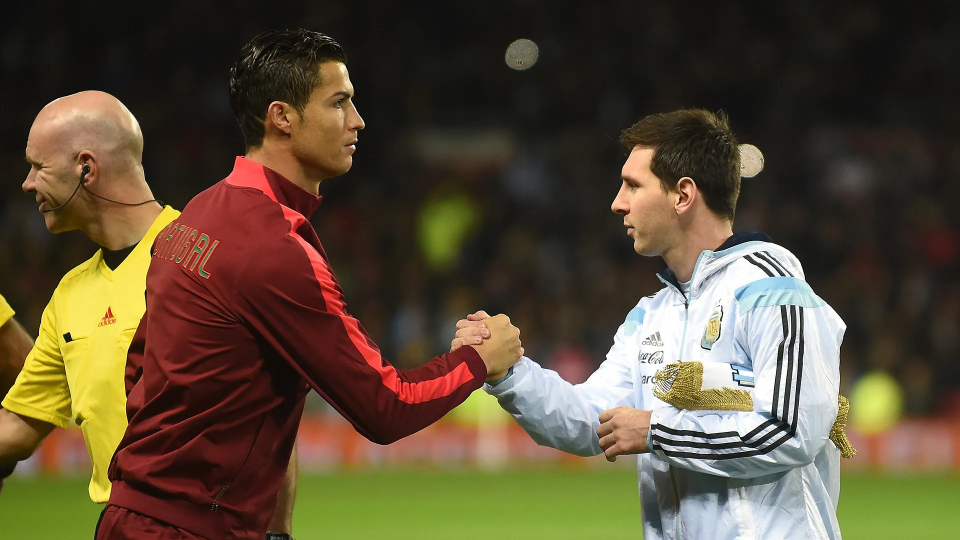
#> input picture 60Days/Project1/Image/RM.webp, 1920 x 1080 px, found by its file name (shown at 1/2 size)
$ python Day27.py
#> lines starting #> are read from the running program, lines starting #| are printed output that depends on the picture
import cv2 as cv
import numpy as np

# Masking
img = cv.imread(r"Project1\Image\RM.webp")
#> img is the input picture: shape (1080, 1920, 3); mean B, G, R 54, 76.3, 89.7

resized_img = cv.resize(img, (900, 1200))
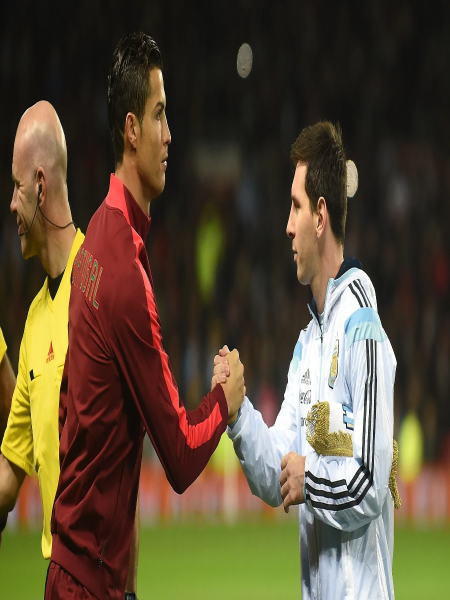
#> resized_img: shape (1200, 900, 3) (shown at 1/2 size); mean B, G, R 54, 76.2, 89.7

# # Masking -> Masking means creating a True/False filter to work only with the elements that satisfy a condition.
# # Create a mask
# img_mask = np.zeros(resized_img.shape[:2], dtype = "uint8")
# # Create a white circle in the mask
# cv.circle(img_mask, (350, 400), 350, 255, -1)
# # Apply the mask
# masked_img = cv.bitwise_and(resized_img, resized_img, mask = img_mask)
# # Show
# cv.imshow("Original", resized_img)
# cv.imshow("Mask", img_mask)
# cv.imshow("Masked image", masked_img)


# Splitting the Channels
B, G, R = cv.split(resized_img)
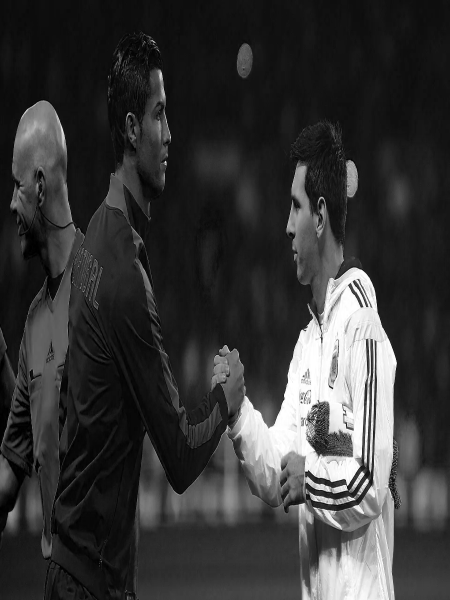
#> B: shape (1200, 900) (shown at 1/2 size); min 0, max 255, mean 54
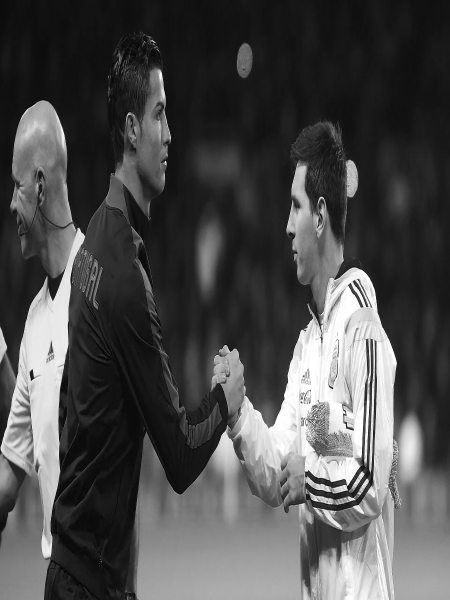
#> G: shape (1200, 900) (shown at 1/2 size); min 0, max 255, mean 76.2
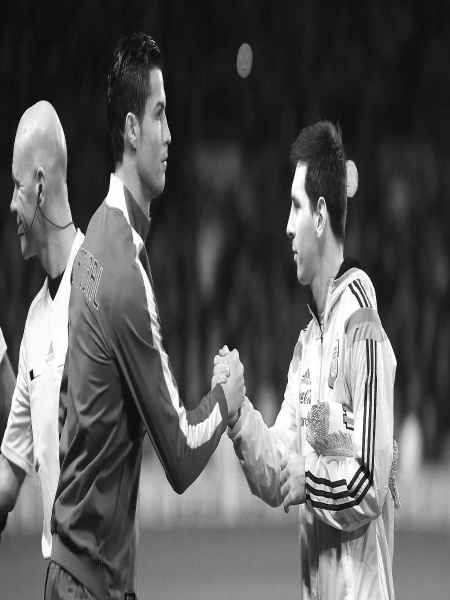
#> R: shape (1200, 900) (shown at 1/2 size); min 0, max 255, mean 89.7
# [6 lines of commented-out code are left out]

zeros = np.zeros_like(B)
Blue_visual = cv.merge([B, zeros, zeros])
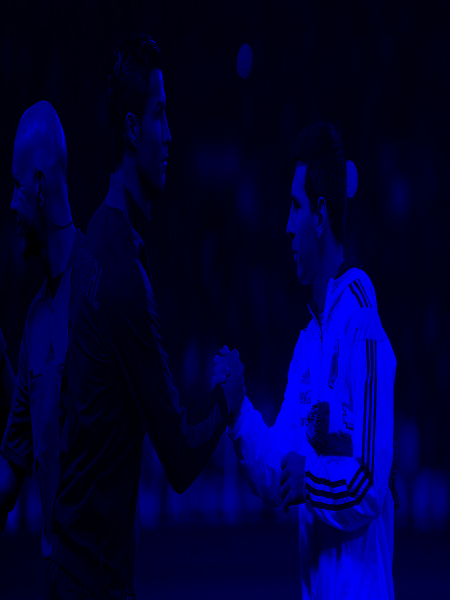
#> Blue_visual: shape (1200, 900, 3) (shown at 1/2 size); mean of channels 0, 1, 2 54, 0, 0; drawn as B, G, R
Green_visual = cv.merge([zeros, G, zeros])
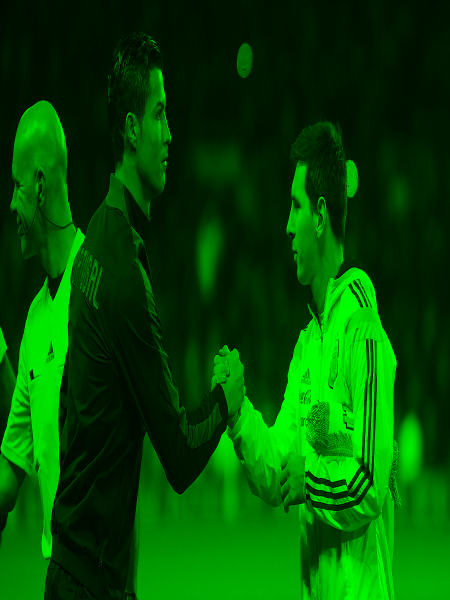
#> Green_visual: shape (1200, 900, 3) (shown at 1/2 size); mean of channels 0, 1, 2 0, 76.2, 0; drawn as B, G, R
Red_visual = cv.merge([zeros, zeros, R])
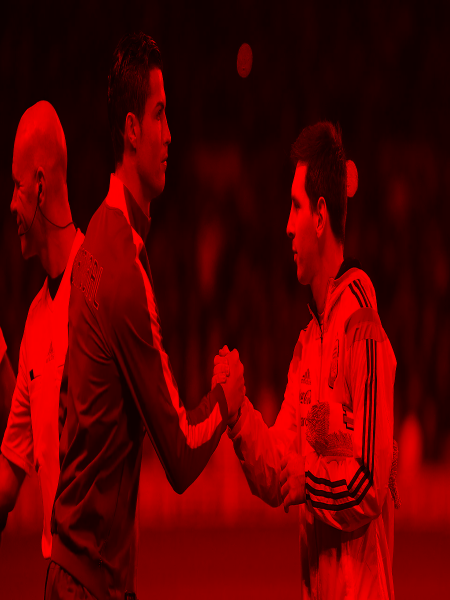
#> Red_visual: shape (1200, 900, 3) (shown at 1/2 size); mean of channels 0, 1, 2 0, 0, 89.7; drawn as B, G, R
cv.imshow("Blue", Blue_visual)
cv.imshow("Green", Green_visual)
cv.imshow("Red", Red_visual)


cv.waitKey(0)
cv.destroyAllWindows()

$ run again, with 60Days/Project1/Image/neyMessi.webp copied over 60Days/Project1/Image/RM.webp
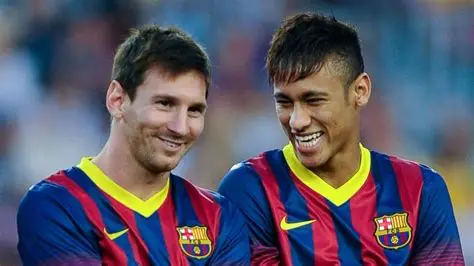
#> input picture 60Days/Project1/Image/neyMessi.webp, 474 x 266 px, found by its file name
#> img is the input picture: shape (266, 474, 3); mean B, G, R 101.8, 86.5, 89.8
#> `Green_visual = cv.merge([zeros, G, zeros])`:
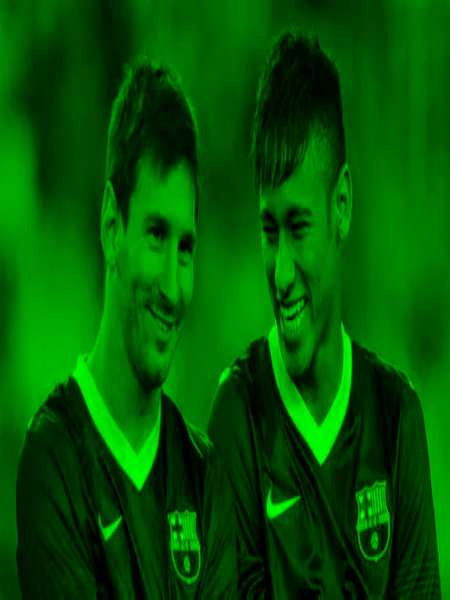
#> Green_visual: shape (1200, 900, 3) (shown at 1/2 size); mean of channels 0, 1, 2 0, 86.4, 0; drawn as B, G, R
#> `Red_visual = cv.merge([zeros, zeros, R])`:
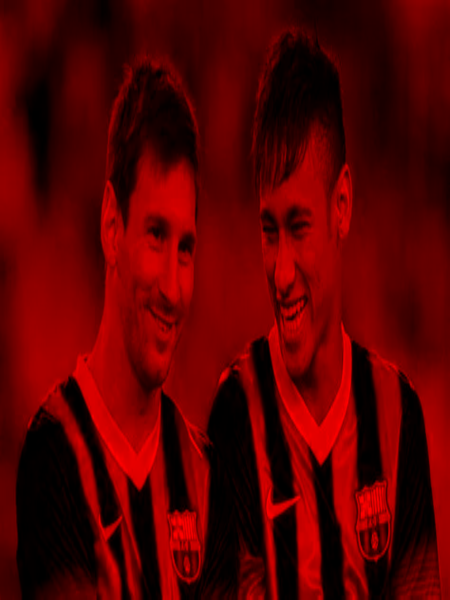
#> Red_visual: shape (1200, 900, 3) (shown at 1/2 size); mean of channels 0, 1, 2 0, 0, 89.7; drawn as B, G, R

$ run again, with 60Days/Project1/Image/ronaldo.webp copied over 60Days/Project1/Image/RM.webp
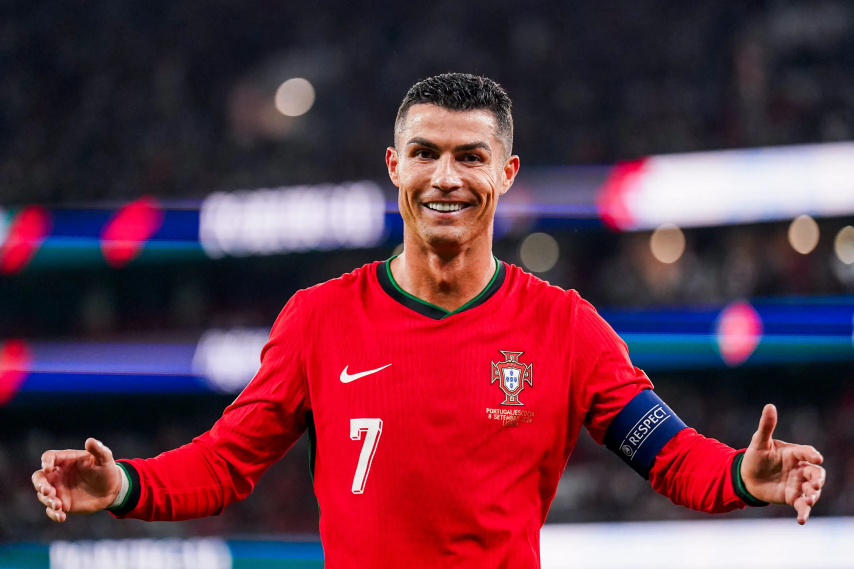
#> input picture 60Days/Project1/Image/ronaldo.webp, 2560 x 1707 px, found by its file name (shown at 1/3 size)
#> img is the input picture: shape (1707, 2560, 3); mean B, G, R 69.9, 53.8, 101.9
#> `Green_visual = cv.merge([zeros, G, zeros])`:
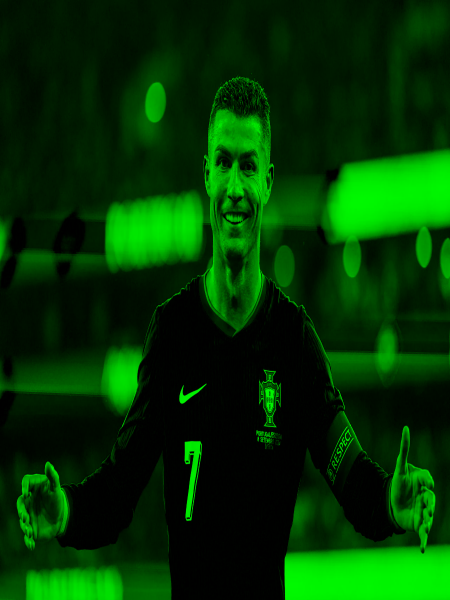
#> Green_visual: shape (1200, 900, 3) (shown at 1/2 size); mean of channels 0, 1, 2 0, 53.7, 0; drawn as B, G, R
#> `Red_visual = cv.merge([zeros, zeros, R])`:
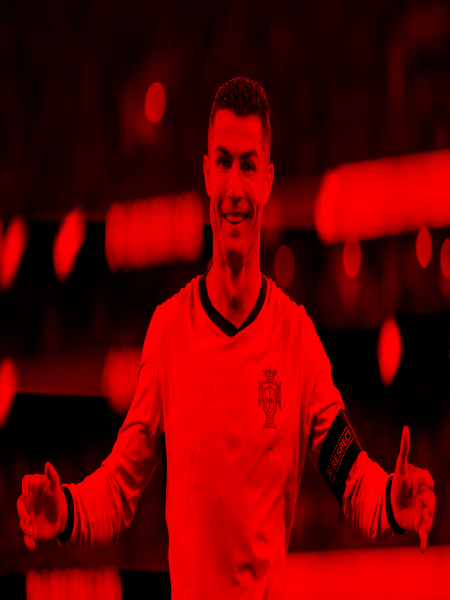
#> Red_visual: shape (1200, 900, 3) (shown at 1/2 size); mean of channels 0, 1, 2 0, 0, 101.8; drawn as B, G, R

$ run again, with 60Days/Project1/Image/bruno.jpg saved as 60Days/Project1/Image/RM.webp
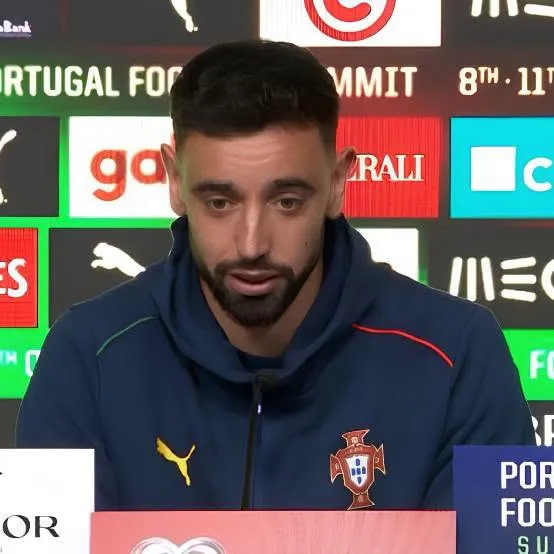
#> input picture 60Days/Project1/Image/bruno.jpg, 554 x 554 px, found by its file name
#> img is the input picture: shape (554, 554, 3); mean B, G, R 95.8, 97.1, 101.8
#> `Red_visual = cv.merge([zeros, zeros, R])`:
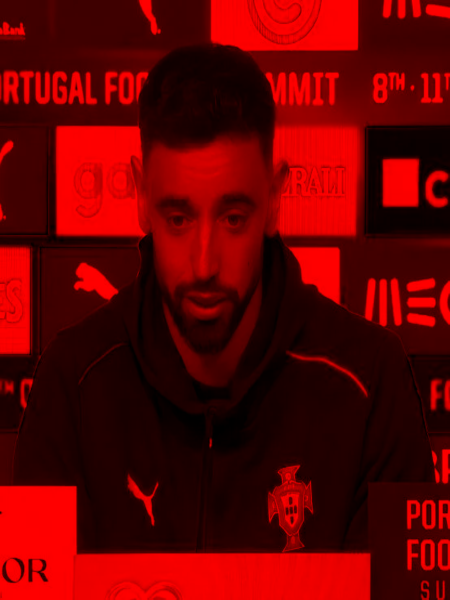
#> Red_visual: shape (1200, 900, 3) (shown at 1/2 size); mean of channels 0, 1, 2 0, 0, 101.7; drawn as B, G, R
